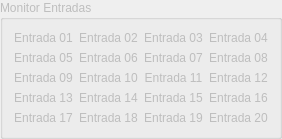
               <widget class="QGroupBox" name="groupBox_9">
                <property name="enabled">
                 <bool>false</bool>
                </property>
                <property name="title">
                 <string>Monitor Entradas</string>
                </property>
                <layout class="QGridLayout" name="gridLayout_14">
                 <item row="1" column="2">
                  <widget class="QLabel" name="lbl_330">
                   <property name="text">
                    <string>Entrada 07</string>
                   </property>
                   <property name="alignment">
                    <set>Qt::AlignCenter</set>
                   </property>
                  </widget>
                 </item>
                 <item row="2" column="0">
                  <widget class="QLabel" name="lbl_332">
                   <property name="text">
                    <string>Entrada 09</string>
                   </property>
                   <property name="alignment">
                    <set>Qt::AlignCenter</set>
                   </property>
                  </widget>
                 </item>
                 <item row="0" column="0">
                  <widget class="QLabel" name="lbl_324">
                   <property name="text">
                    <string>Entrada 01</string>
                   </property>
                   <property name="alignment">
                    <set>Qt::AlignCenter</set>
                   </property>
                  </widget>
                 </item>
                 <item row="0" column="1">
                  <widget class="QLabel" name="lbl_325">
                   <property name="text">
                    <string>Entrada 02</string>
                   </property>
                   <property name="alignment">
                    <set>Qt::AlignCenter</set>
                   </property>
                  </widget>
                 </item>
                 <item row="3" column="3">
                  <widget class="QLabel" name="lbl_339">
                   <property name="text">
                    <string>Entrada 16</string>
                   </property>
                   <property name="alignment">
                    <set>Qt::AlignCenter</set>
                   </property>
                  </widget>
                 </item>
                 <item row="1" column="0">
                  <widget class="QLabel" name="lbl_328">
                   <property name="text">
                    <string>Entrada 05</string>
                   </property>
                   <property name="alignment">
                    <set>Qt::AlignCenter</set>
                   </property>
                  </widget>
                 </item>
                 <item row="1" column="3">
                  <widget class="QLabel" name="lbl_331">
                   <property name="text">
                    <string>Entrada 08</string>
                   </property>
                   <property name="alignment">
                    <set>Qt::AlignCenter</set>
                   </property>
                  </widget>
                 </item>
                 <item row="4" column="3">
                  <widget class="QLabel" name="lbl_343">
                   <property name="text">
                    <string>Entrada 20</string>
                   </property>
                   <property name="alignment">
                    <set>Qt::AlignCenter</set>
                   </property>
                  </widget>
                 </item>
                 <item row="3" column="2">
                  <widget class="QLabel" name="lbl_338">
                   <property name="text">
                    <string>Entrada 15</string>
                   </property>
                   <property name="alignment">
                    <set>Qt::AlignCenter</set>
                   </property>
                  </widget>
                 </item>
                 <item row="3" column="0">
                  <widget class="QLabel" name="lbl_336">
                   <property name="text">
                    <string>Entrada 13</string>
                   </property>
                   <property name="alignment">
                    <set>Qt::AlignCenter</set>
                   </property>
                  </widget>
                 </item>
                 <item row="1" column="1">
                  <widget class="QLabel" name="lbl_329">
                   <property name="text">
                    <string>Entrada 06</string>
                   </property>
                   <property name="alignment">
                    <set>Qt::AlignCenter</set>
                   </property>
                  </widget>
                 </item>
                 <item row="4" column="1">
                  <widget class="QLabel" name="lbl_341">
                   <property name="text">
                    <string>Entrada 18</string>
                   </property>
                   <property name="alignment">
                    <set>Qt::AlignCenter</set>
                   </property>
                  </widget>
                 </item>
                 <item row="4" column="2">
                  <widget class="QLabel" name="lbl_342">
                   <property name="text">
                    <string>Entrada 19</string>
                   </property>
                   <property name="alignment">
                    <set>Qt::AlignCenter</set>
                   </property>
                  </widget>
                 </item>
                 <item row="2" column="1">
                  <widget class="QLabel" name="lbl_333">
                   <property name="text">
                    <string>Entrada 10</string>
                   </property>
                   <property name="alignment">
                    <set>Qt::AlignCenter</set>
                   </property>
                  </widget>
                 </item>
                 <item row="2" column="3">
                  <widget class="QLabel" name="lbl_335">
                   <property name="text">
                    <string>Entrada 12</string>
                   </property>
                   <property name="alignment">
                    <set>Qt::AlignCenter</set>
                   </property>
                  </widget>
                 </item>
                 <item row="3" column="1">
                  <widget class="QLabel" name="lbl_337">
                   <property name="text">
                    <string>Entrada 14</string>
                   </property>
                   <property name="alignment">
                    <set>Qt::AlignCenter</set>
                   </property>
                  </widget>
                 </item>
                 <item row="0" column="2">
                  <widget class="QLabel" name="lbl_326">
                   <property name="text">
                    <string>Entrada 03</string>
                   </property>
                   <property name="alignment">
                    <set>Qt::AlignCenter</set>
                   </property>
                  </widget>
                 </item>
                 <item row="0" column="3">
                  <widget class="QLabel" name="lbl_327">
                   <property name="text">
                    <string>Entrada 04</string>
                   </property>
                   <property name="alignment">
                    <set>Qt::AlignCenter</set>
                   </property>
                  </widget>
                 </item>
                 <item row="2" column="2">
                  <widget class="QLabel" name="lbl_334">
                   <property name="text">
                    <string>Entrada 11</string>
                   </property>
                   <property name="alignment">
                    <set>Qt::AlignCenter</set>
                   </property>
                  </widget>
                 </item>
                 <item row="4" column="0">
                  <widget class="QLabel" name="lbl_340">
                   <property name="text">
                    <string>Entrada 17</string>
                   </property>
                   <property name="alignment">
                    <set>Qt::AlignCenter</set>
                   </property>
                  </widget>
                 </item>
                </layout>
               </widget>
